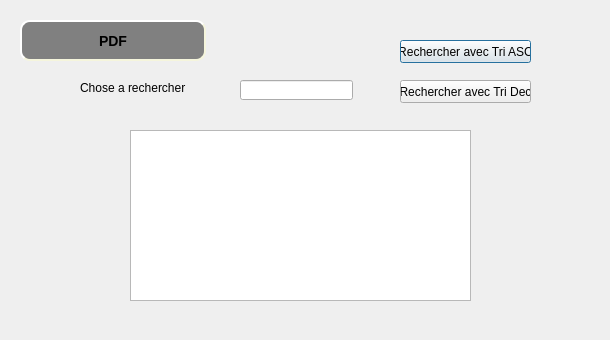
<?xml version="1.0" encoding="UTF-8"?>
<ui version="4.0">
 <class>Recherche_Achat</class>
 <widget class="QDialog" name="Recherche_Achat">
  <property name="geometry">
   <rect>
    <x>0</x>
    <y>0</y>
    <width>610</width>
    <height>340</height>
   </rect>
  </property>
  <property name="windowTitle">
   <string>Dialog</string>
  </property>
  <widget class="QPushButton" name="pushButton">
   <property name="geometry">
    <rect>
     <x>400</x>
     <y>40</y>
     <width>131</width>
     <height>23</height>
    </rect>
   </property>
   <property name="text">
    <string>Rechercher avec Tri ASC</string>
   </property>
  </widget>
  <widget class="QLabel" name="label">
   <property name="geometry">
    <rect>
     <x>80</x>
     <y>80</y>
     <width>111</width>
     <height>16</height>
    </rect>
   </property>
   <property name="text">
    <string>Chose a rechercher</string>
   </property>
  </widget>
  <widget class="QLineEdit" name="lineEdit_rechachat">
   <property name="geometry">
    <rect>
     <x>240</x>
     <y>80</y>
     <width>113</width>
     <height>20</height>
    </rect>
   </property>
  </widget>
  <widget class="QTableView" name="tabachat">
   <property name="geometry">
    <rect>
     <x>130</x>
     <y>130</y>
     <width>341</width>
     <height>171</height>
    </rect>
   </property>
  </widget>
  <widget class="QPushButton" name="pushButton_2">
   <property name="geometry">
    <rect>
     <x>400</x>
     <y>80</y>
     <width>131</width>
     <height>23</height>
    </rect>
   </property>
   <property name="text">
    <string>Rechercher avec Tri Dec</string>
   </property>
  </widget>
  <widget class="QPushButton" name="pdf_2">
   <property name="geometry">
    <rect>
     <x>20</x>
     <y>20</y>
     <width>186</width>
     <height>41</height>
    </rect>
   </property>
   <property name="styleSheet">
    <string notr="true">QPushButton#pdf_2 {
    background-color: grey;
    border-style: outset;
    border-width: 2px;
    border-radius: 10px;
    border-color: beige;
    font: bold 14px;
    min-width: 10em;
    padding: 6px;
}</string>
   </property>
   <property name="text">
    <string>PDF</string>
   </property>
  </widget>
 </widget>
 <resources/>
 <connections/>
</ui>
